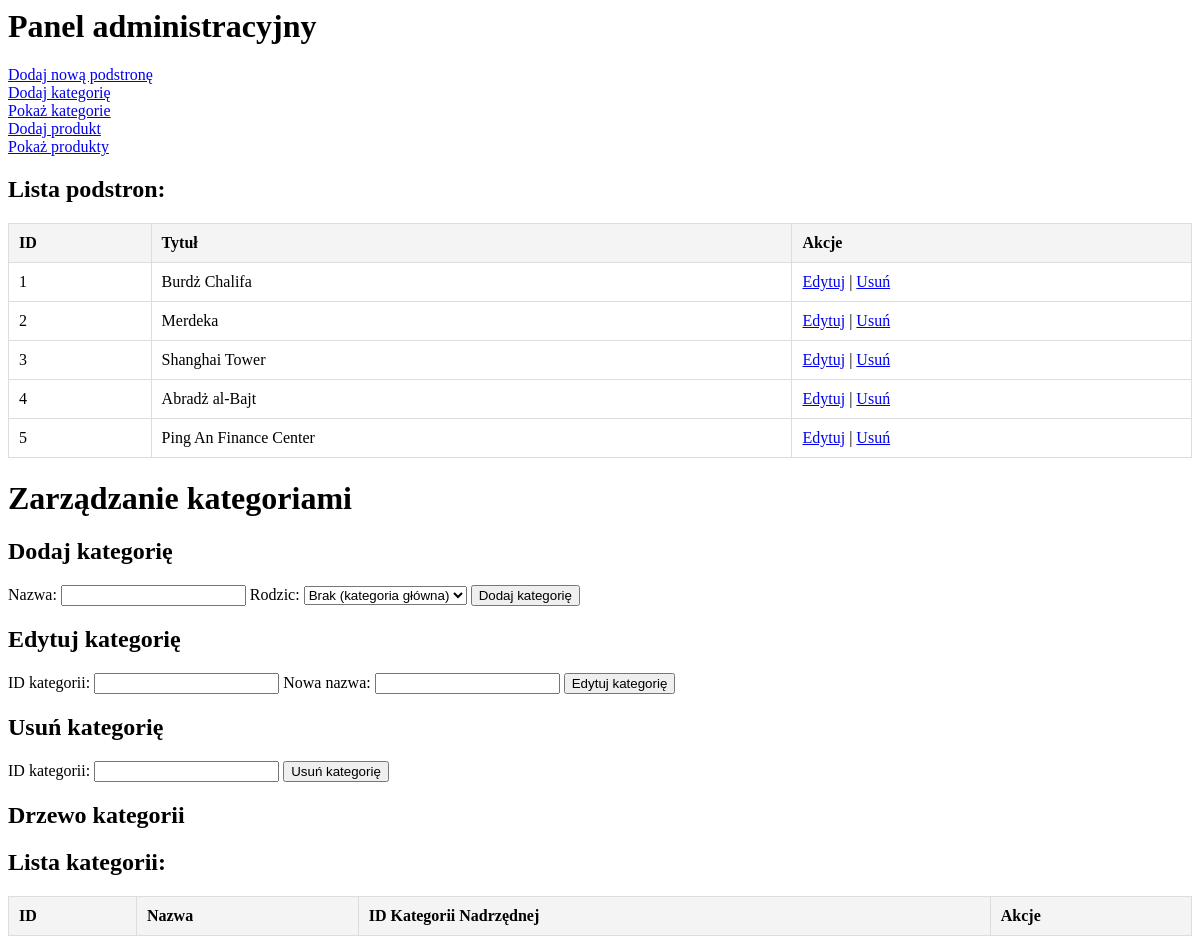
Page /final/admin/Categories.php (signed in) on the earlier database version.
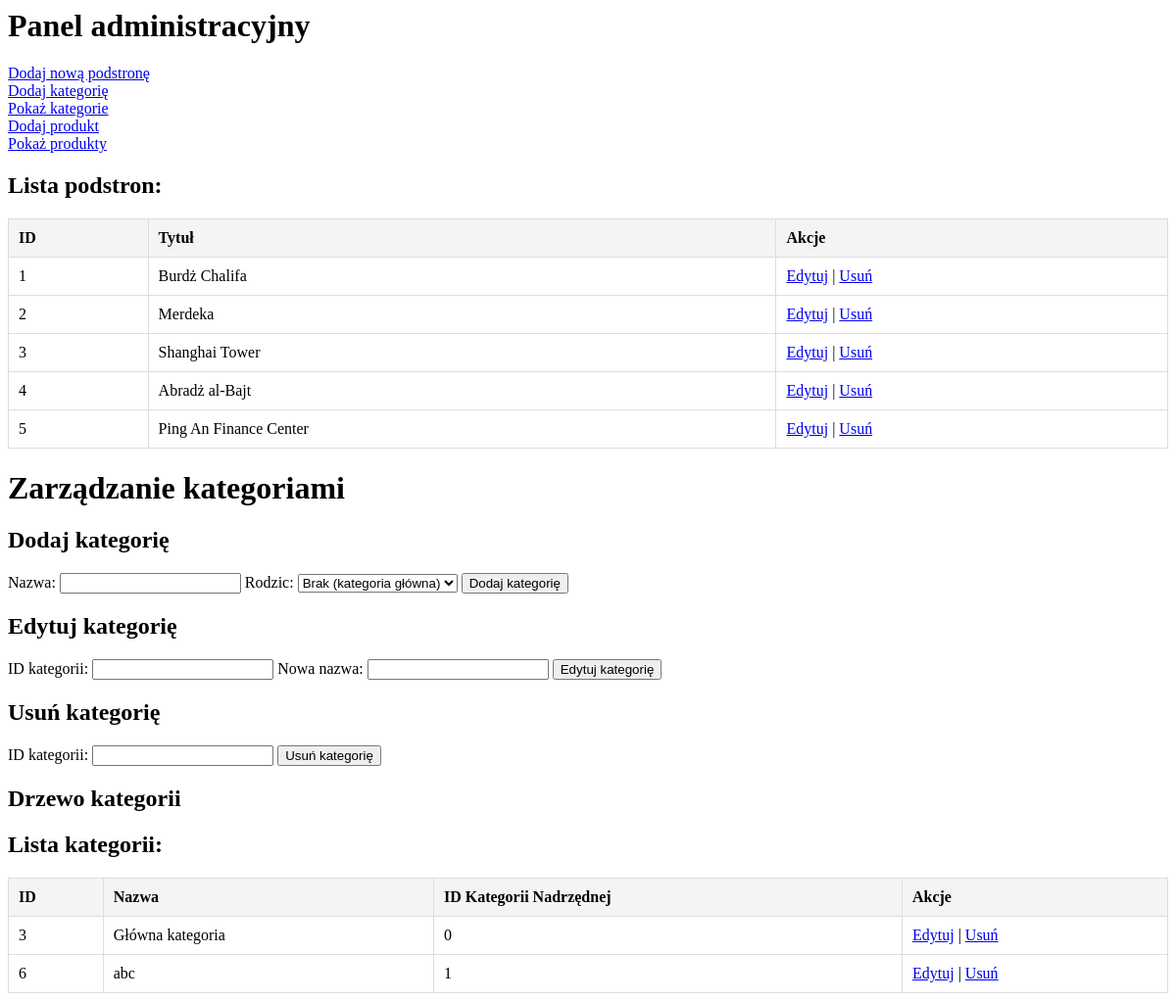
Same page on the later database version.
### tables this page shows
CREATE TABLE `page_list` (
  `id` int(11) NOT NULL,
  `page_title` varchar(255) DEFAULT NULL,
  `height` varchar(50) NOT NULL,
  `page_content` text DEFAULT NULL,
  `status` int(11) DEFAULT 1
);

CREATE TABLE `categories` (
  `id` int(11) NOT NULL,
  `parent_id` int(11) DEFAULT 0,
  `name` varchar(255) NOT NULL
);

### final/admin/admin.php (the view, shortened to what this page needs)
<?php
$dbhost = 'localhost';
$dbuser = 'root';
$dbpass = '';
$baza = 'moja_strona';
$conn = new mysqli($dbhost, $dbuser, $dbpass, $baza);
class CategoryManager {
    private $db;
    public function __construct($db) {
        $this->db = $db;
    }
    public function PokazKategorie() {
        $query = "SELECT * FROM categories ORDER BY parent_id, id";
        $result = $this->db->query($query);
        echo '<h2>Lista kategorii:</h2>';
        echo '<table border="1">
            <tr>
                <th>ID</th>
                <th>Nazwa</th>
                <th>ID Kategorii Nadrzędnej</th>
                <th>Akcje</th>
            </tr>';
        while ($row = $result->fetch_assoc()) {
            echo '<tr>';
            echo '<td>' . $row['id'] . '</td>';
            echo '<td>' . htmlspecialchars($row['name']) . '</td>';
            echo '<td>' . $row['parent_id'] . '</td>';
            echo '<td>
                <a href="admin.php?action=edit_category&id=' . $row['id'] . '">Edytuj</a> |
                <a href="admin.php?action=delete_category&id=' . $row['id'] . '">Usuń</a>
            </td>';
            echo '</tr>';
        }
        echo '</table>';
    }
}
function ListaPodstron($db) {
    $wynik = '<h2>Lista podstron:</h2>';
    $wynik .= '<table border="1">
        <tr>
            <th>ID</th>
            <th>Tytuł</th>
            <th>Akcje</th>
        </tr>';
    $query = "SELECT id, page_title FROM page_list LIMIT 100";
    $result = $db->query($query);
    while ($row = $result->fetch_assoc()) {
        $wynik .= '<tr>';
        $wynik .= '<td>' . $row['id'] . '</td>';
        $wynik .= '<td>' . $row['page_title'] . '</td>';
        $wynik .= '<td>
            <a href="admin.php?action=edit_page&id=' . $row['id'] . '">Edytuj</a> |
            <a href="admin.php?action=delete_page&id=' . $row['id'] . '" onclick="return confirm(\'Czy na pewno chcesz usunąć tę podstronę?\')">Usuń</a>
        </td>';
        $wynik .= '</tr>';
    }
    $wynik .= '</table>';
    return $wynik;
}
echo '<h1>Panel administracyjny</h1>';
echo '<a href="admin.php?action=add_page">Dodaj nową podstronę</a><br>';
echo '<a href="admin.php?action=add_category">Dodaj kategorię</a><br>';
echo '<a href="admin.php?action=show_categories">Pokaż kategorie</a><br>';
echo '<a href="admin.php?action=add_product">Dodaj produkt</a><br>';
echo '<a href="admin.php?action=show_products">Pokaż produkty</a><br>';
echo ListaPodstron($conn);
?>

### final/admin/Categories.php (shortened to what this page needs)
<?php
include "../cfg.php";
$db = new mysqli($dbhost, $dbuser, $dbpass, $baza);
$categoryManager = new CategoryManager($db);
?>
<!DOCTYPE html>
<html lang="en">
<head>
</head>
<body>
    <h1>Zarządzanie kategoriami</h1>
    <h2>Dodaj kategorię</h2>
    <form method="post">
        <label for="name">Nazwa:</label>
        <input type="text" id="name" name="name" required>
        <label for="parent_id">Rodzic:</label>
        <select id="parent_id" name="parent_id">
            <option value="0">Brak (kategoria główna)</option>
        </select>
        <input type="submit" name="add" value="Dodaj kategorię">
    </form>
    <h2>Edytuj kategorię</h2>
    <form method="post">
        <label for="id">ID kategorii:</label>
        <input type="number" id="id" name="id" required>
        <label for="name">Nowa nazwa:</label>
        <input type="text" id="name" name="name" required>
        <input type="submit" name="edit" value="Edytuj kategorię">
    </form>
    <h2>Usuń kategorię</h2>
    <form method="post">
        <label for="id">ID kategorii:</label>
        <input type="number" id="id" name="id" required>
        <input type="submit" name="delete" value="Usuń kategorię">
    </form>
    <h2>Drzewo kategorii</h2>
    <?php
    $categoryManager->PokazKategorie();
    ?>
</body>
</html>

### final/admin/Categories.php (style rules this page uses)
form { margin-bottom: 20px; }
table { width: 100%; border-collapse: collapse; }
th, td { border: 1px solid #ddd; padding: 10px; text-align: left; }
th { background-color: #f4f4f4; }

Differences in the rows shown:
added categories: id "3", name "Główna kategoria", parent "0"
added categories: id "6", name "abc", parent "1"
